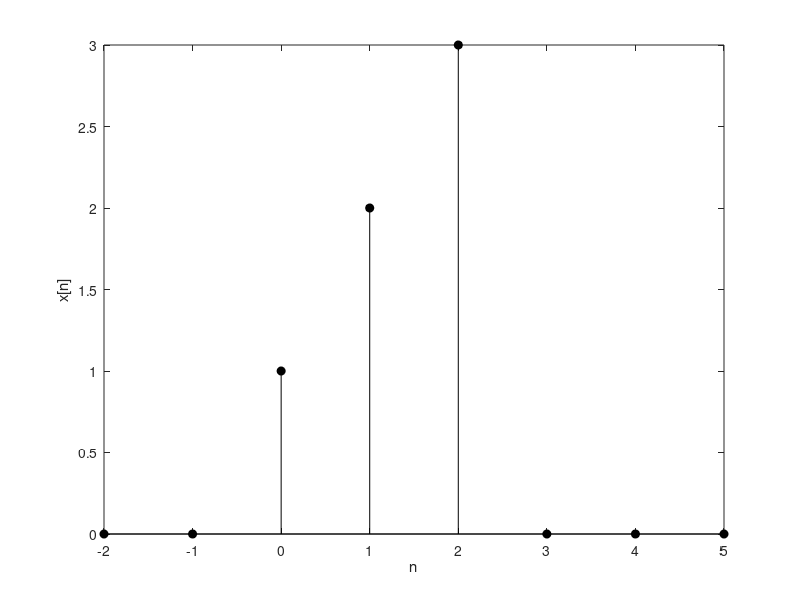
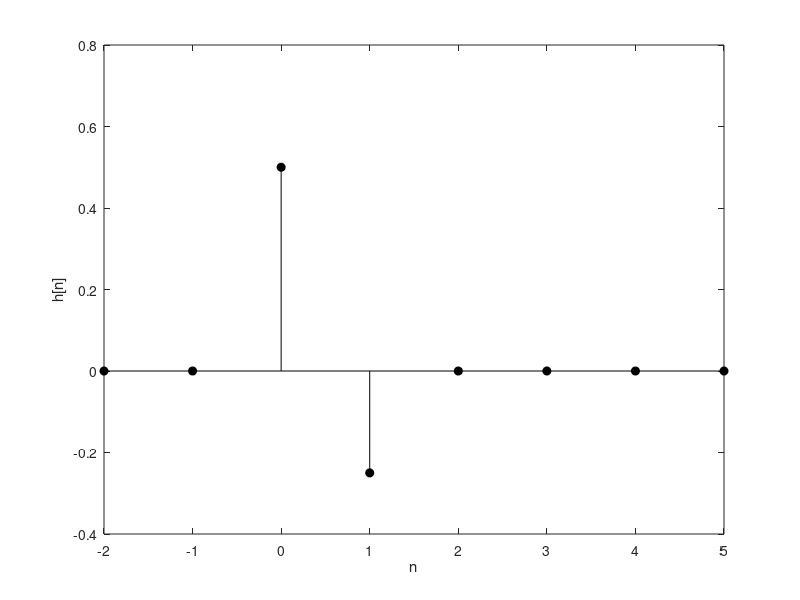
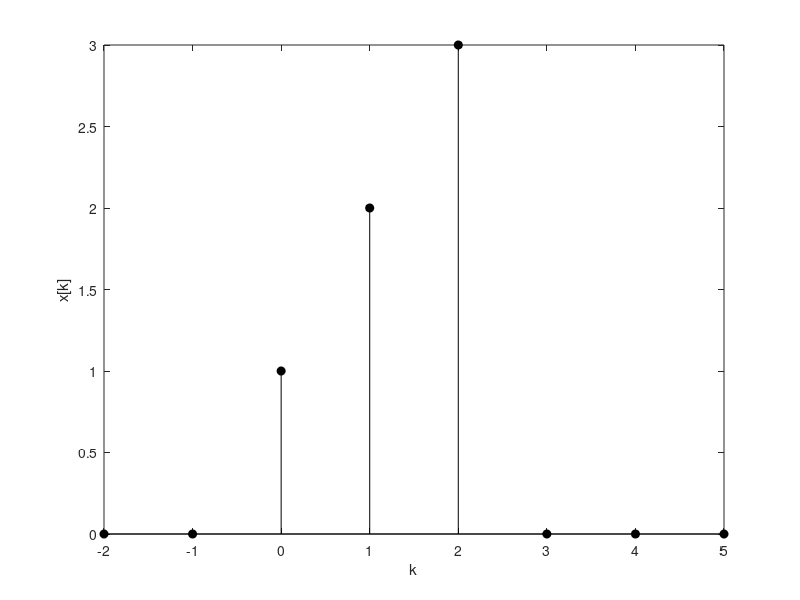
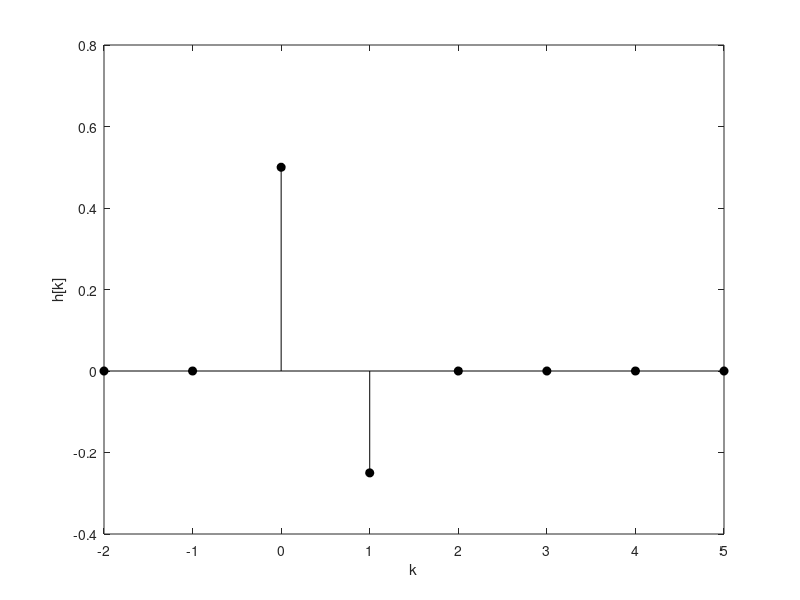

Recreate these plots in MATLAB, in order. (Note: this script raises an error after producing the figures.)
% x[n] is only non-zero for 0 <= n <= 2
n = 0:2;
x = n+1;

% h[n] definition
h = [0.5 -0.25];

y = conv(x,h);

% plot x[n]
figure(1);
clf;
n = -2:5;
x = [zeros(1,2) x zeros(1,3)];
stem(n,x,'filled','k');
xlabel('n');
ylabel('x[n]');

% plot h[n]
figure(2);
clf;
n = -2:5;
h = [zeros(1,2) h zeros(1,4)];
stem(n,h,'filled','k');
xlabel('n');
ylabel('h[n]');

% plot x[k]
figure(3);
clf;
stem(n,x,'filled','k');
xlabel('k');
ylabel('x[k]');

% plot h[k]
figure(4);
clf;
stem(n,h,'filled','k');
xlabel('k');
ylabel('h[k]');

% plot h[-k]
figure(5);
clf;
h = flip(h);
h = [h(4:end) zeros(1,3)];
stem(n,h,'filled','k');
xlabel('k');
ylabel('h[-k]');

% plot h[n-k]
figure(6);
clf;
stem(n,h,'filled','k');
xlabel('k');
ylabel('h[n-k]');
ticks = xticks;
ticklabels = cellfun(@formatTicks,num2cell(ticks),'UniformOutput',false);
xticklabels(ticklabels);

figure(7);
clf;
y = [zeros(1,2) y zeros(1,2)];
stem(n,y,'filled','k');
xlabel('n');
ylabel('y[n]');

function y = formatTicks(x)
    if (x==0)
        y = 'n';
    elseif (x < 0)
        y = sprintf('n-%d',-x);
    else
        y = sprintf('n+%d', x);
    end
end